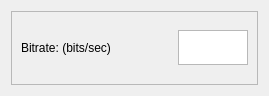
<?xml version="1.0" encoding="UTF-8"?>
<ui version="4.0">
 <class>freq_window</class>
 <widget class="QDialog" name="freq_window">
  <property name="geometry">
   <rect>
    <x>0</x>
    <y>0</y>
    <width>269</width>
    <height>96</height>
   </rect>
  </property>
  <property name="windowTitle">
   <string>Dialog</string>
  </property>
  <layout class="QHBoxLayout" name="horizontalLayout">
   <item>
    <widget class="QFrame" name="frame">
     <property name="frameShape">
      <enum>QFrame::Shape::StyledPanel</enum>
     </property>
     <property name="frameShadow">
      <enum>QFrame::Shadow::Raised</enum>
     </property>
     <layout class="QHBoxLayout" name="horizontalLayout_2">
      <item>
       <widget class="QLabel" name="label">
        <property name="text">
         <string>Bitrate: (bits/sec)</string>
        </property>
       </widget>
      </item>
      <item>
       <widget class="QPlainTextEdit" name="plainTextEdit">
        <property name="maximumSize">
         <size>
          <width>70</width>
          <height>35</height>
         </size>
        </property>
       </widget>
      </item>
     </layout>
    </widget>
   </item>
  </layout>
 </widget>
 <resources/>
 <connections/>
</ui>
